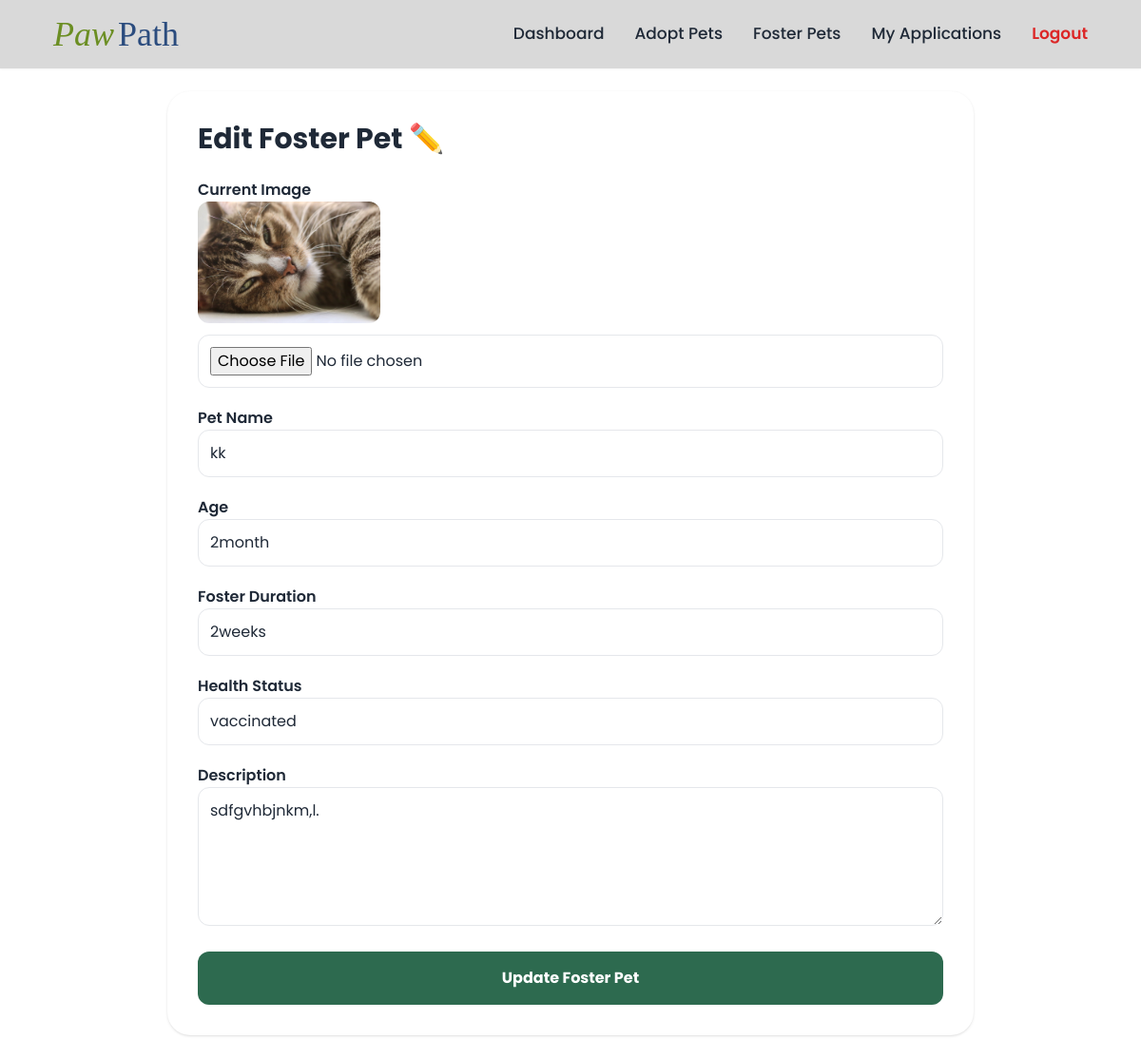
Screenshot of /user/edit-foster-pet.php?id=6 (signed in) with the database file from the repository.
### tables this page shows
CREATE TABLE `pets` (
  `id` int(11) NOT NULL,
  `shelter_id` int(11) DEFAULT NULL,
  `user_id` int(11) DEFAULT NULL,
  `owner_type` enum('shelter','user') NOT NULL,
  `category` enum('adoption','foster') NOT NULL,
  `name` varchar(100) NOT NULL,
  `type` enum('Dog','Cat','Bird','Rabbit','Other') DEFAULT 'Other',
  `age` varchar(50) DEFAULT NULL,
  `gender` enum('Male','Female') DEFAULT NULL,
  `activity_level` enum('Low','Medium','High') DEFAULT NULL,
  `health_status` varchar(100) DEFAULT NULL,
  `foster_duration` varchar(50) DEFAULT NULL,
  `status` enum('available','adopted','fostered') DEFAULT 'available',
  `description` text DEFAULT NULL,
  `image` varchar(255) DEFAULT NULL,
  `is_deleted` tinyint(1) DEFAULT 0,
  `deleted_at` timestamp NULL DEFAULT NULL,
  `created_at` timestamp NOT NULL DEFAULT current_timestamp(),
  `updated_at` timestamp NOT NULL DEFAULT current_timestamp() ON UPDATE current_timestamp()
);

### user/edit-foster-pet.php (the view, shortened to what this page needs)
<?php
include '../includes/db.php';
include '../includes/header.php';
include '../includes/navbar.php';
$user_id = (int)$_SESSION['user_id'];
$id = (int)$_GET['id'];
$pet = $conn->query("
    SELECT *
    FROM pets
    WHERE id = $id
    AND user_id = $user_id
    AND owner_type = 'user'
    AND category = 'foster'
    LIMIT 1
")->fetch_assoc();
?>
<div class="max-w-4xl mx-auto p-6">
    <div class="bg-white p-8 rounded-3xl shadow">
        <h1 class="text-3xl font-bold mb-6">
            Edit Foster Pet ✏️
        </h1>
        <form method="POST" enctype="multipart/form-data" class="space-y-5">
            <div>
                <label class="font-semibold">Current Image</label>
                <img src="../uploads/<?= htmlspecialchars($pet['image']) ?>"
                     class="w-48 rounded-xl mb-3">
                <input type="file"
                       name="image"
                       class="w-full border p-3 rounded-xl">
            </div>
            <div>
                <label class="font-semibold">Pet Name</label>
                <input type="text"
                       name="name"
                       value="<?= htmlspecialchars($pet['name']) ?>"
                       class="w-full border p-3 rounded-xl">
            </div>
            <div>
                <label class="font-semibold">Age</label>
                <input type="text"
                       name="age"
                       value="<?= htmlspecialchars($pet['age']) ?>"
                       class="w-full border p-3 rounded-xl">
            </div>
            <div>
                <label class="font-semibold">Foster Duration</label>
                <input type="text"
                       name="foster_duration"
                       value="<?= htmlspecialchars($pet['foster_duration']) ?>"
                       class="w-full border p-3 rounded-xl">
            </div>
            <div>
                <label class="font-semibold">Health Status</label>
                <input type="text"
                       name="health_status"
                       value="<?= htmlspecialchars($pet['health_status']) ?>"
                       class="w-full border p-3 rounded-xl">
            </div>
            <div>
                <label class="font-semibold">Description</label>
                <textarea
                    name="description"
                    rows="5"
                    class="w-full border p-3 rounded-xl"><?= htmlspecialchars($pet['description']) ?></textarea>
            </div>
            <button
                class="w-full bg-[#2D6A4F] text-white py-4 rounded-xl font-bold">
                Update Foster Pet
            </button>
        </form>
    </div>
</div>

### rows the page displays
pets: image (picture), name "kk", age "2month", foster_duration "2weeks", health_status "vaccinated", description "sdfgvhbjnkm,l."
